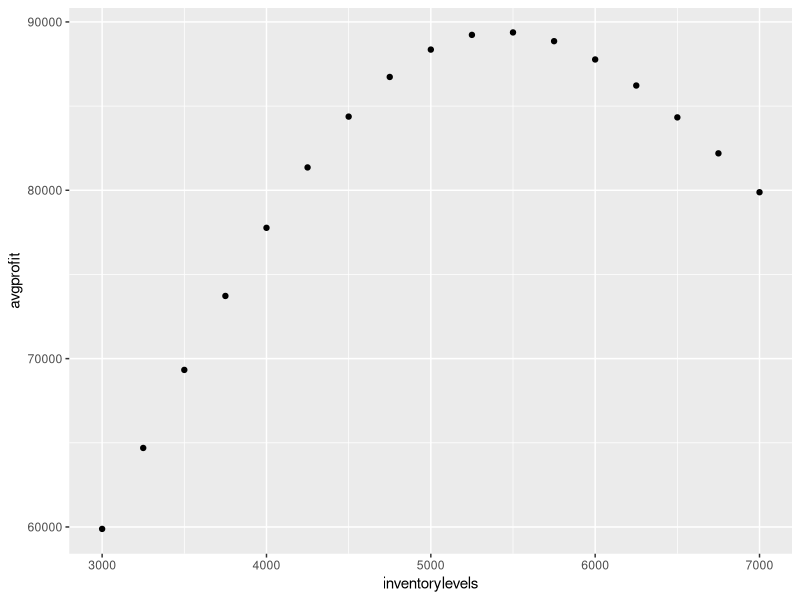

R code for this plot:
## ---- chunk 1
# standard library block
library(dplyr, warn.conflicts = FALSE, quietly = TRUE)
library(magrittr)
library(readr)
library(ggplot2, warn.conflicts = FALSE, quietly = TRUE)
## ---- chunk 2
newsvendorprofit <- function(cost, price, salvage, inventory, demand){
  #your code here.
  #result <- 
}
## ---- chunk 3
newsvendorprofit <- function(cost, price, salvage, inventory, demand){
  if(inventory > demand){
    profit = (price - cost) * demand + (salvage - cost)*(inventory - demand)
  } else {
    profit = (price - cost) * inventory
  }
  return(profit)
}
# Pick sample data so that the math will be easy
price <- 10
cost <- 5
salvage <- 3

print(newsvendorprofit(cost, price, salvage, inventory=10, demand=20))
print(newsvendorprofit(cost, price, salvage, inventory=20, demand=10))
## ---- chunk 4
points <- seq(0.01, 0.99, 0.01)
q <- qnorm(points, mean = 5000, sd = 1000)
print(head(q))
print(tail(q))
## ---- chunk 5
cost <- 20
price <- 40
salvage <- 10
inventorylevels <- seq(3000, 7000, 250)
avgprofit <- c()
for (i in inventorylevels){
  profits <- c()
  for (demand in q){
    profits <- c(profits, newsvendorprofit(cost, price, salvage, inventory=i, demand=demand))
  }
  avgprofit <- c(avgprofit, mean(profits))
}
# Need to take results to make a data frame of inventory level and average profits
# Need to make a graph
## ---- chunk 6
cost <- 20
price <- 40
salvage <- 10
inventorylevels <- seq(3000, 7000, 250)
avgprofit <- c()
for (i in inventorylevels){
  profits <- c()
  for (demand in q){
    profits <- c(profits, newsvendorprofit(cost, price, salvage, inventory=i, demand=demand))
  }
  avgprofit <- c(avgprofit, mean(profits))
}
newsvendoravgprofit <- data.frame(inventorylevels, avgprofit)
ggplot(newsvendoravgprofit) + geom_point(aes(x=inventorylevels, y=avgprofit))
## ---- chunk 7

